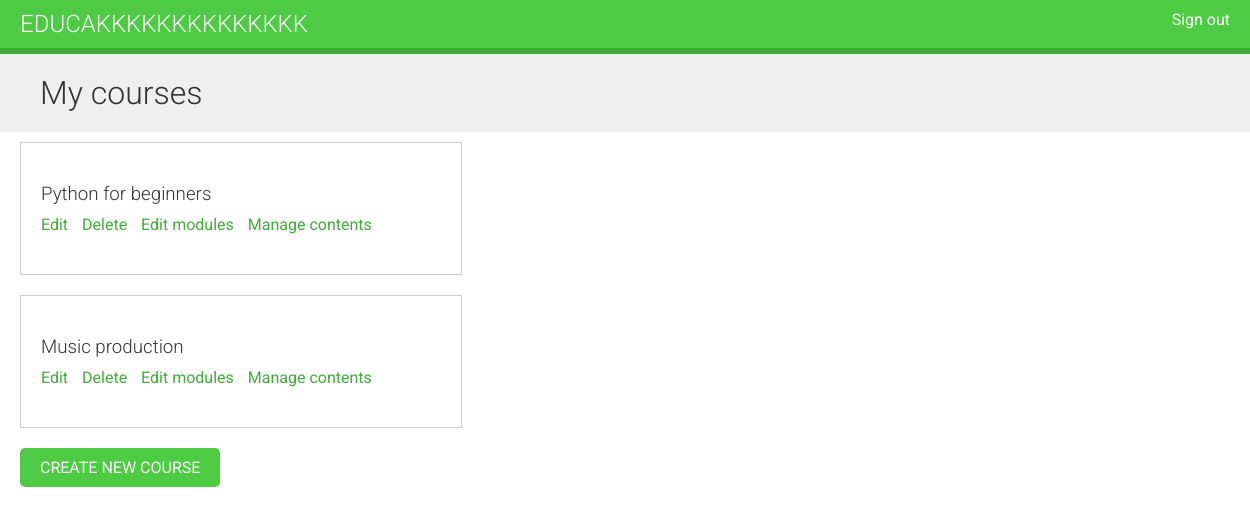
The app's page /course/mine/ (signed in), older data.
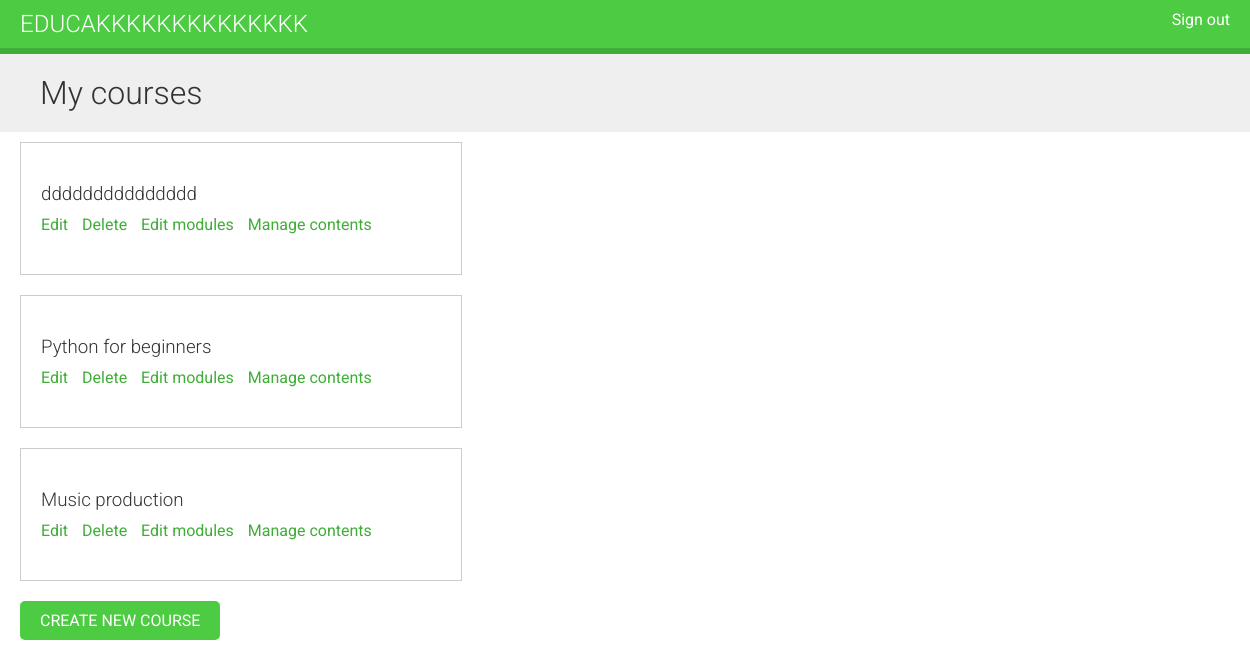
The same page, newer data.
### courses/models.py (models this page shows, shortened)
class Course(models.Model):
    owner = models.ForeignKey(User,
                              related_name='courses_created',
                              on_delete=models.CASCADE)
    subject = models.ForeignKey(Subject,
                                related_name='courses',
                                on_delete=models.CASCADE)
    title = models.CharField(max_length=200)
    slug = models.SlugField(max_length=200, unique=True)
    overview = models.TextField()
    created = models.DateTimeField(auto_now_add=True)
    students = models.ManyToManyField(User,
                                      related_name='courses_joined',
                                      blank=True)
    class Meta:
        ordering = ['-created']

### courses/views.py (the view)
class ManageCourseListView(OwnerCourseMixin, ListView):
    template_name = 'courses/manage/course/list.html'

### courses/views.py (called while the page is built)
    def get_queryset(self):
        qs = super(OwnerMixin, self).get_queryset()
        return qs.filter(owner=self.request.user)

### courses/templates/courses/manage/course/list.html (shortened to what this page needs)
{% extends "base.html" %}
{% block content %}
    <h1>My courses</h1>
    <div class="module">
        {% for course in object_list %}
            <div class="course-info">
                <h3>{{ course.title }}</h3>
                <p>
                    <a href="{% url "course_edit" course.id %}">Edit</a>
                    <a href="{% url "course_delete" course.id %}">Delete</a>
                    <a href="{% url "course_module_update" course.id %}">Edit modules</a>
                    {% if course.modules.count > 0 %}
                        <a href="{% url "module_content_list" course.modules.first.id %}">Manage contents</a>
                    {% endif %}
                </p>
            </div>
        {% empty %}
            <p>You haven't created any courses yet.</p>
        {% endfor %}
            <p>
                <a href="{% url "course_create" %}" class="button">Create new course</a>
            </p>
    </div>
{% endblock %}

Row changes from the older to the newer data that the page shows:
added Course: title "ddddddddddddddd", shows "Manage contents"
